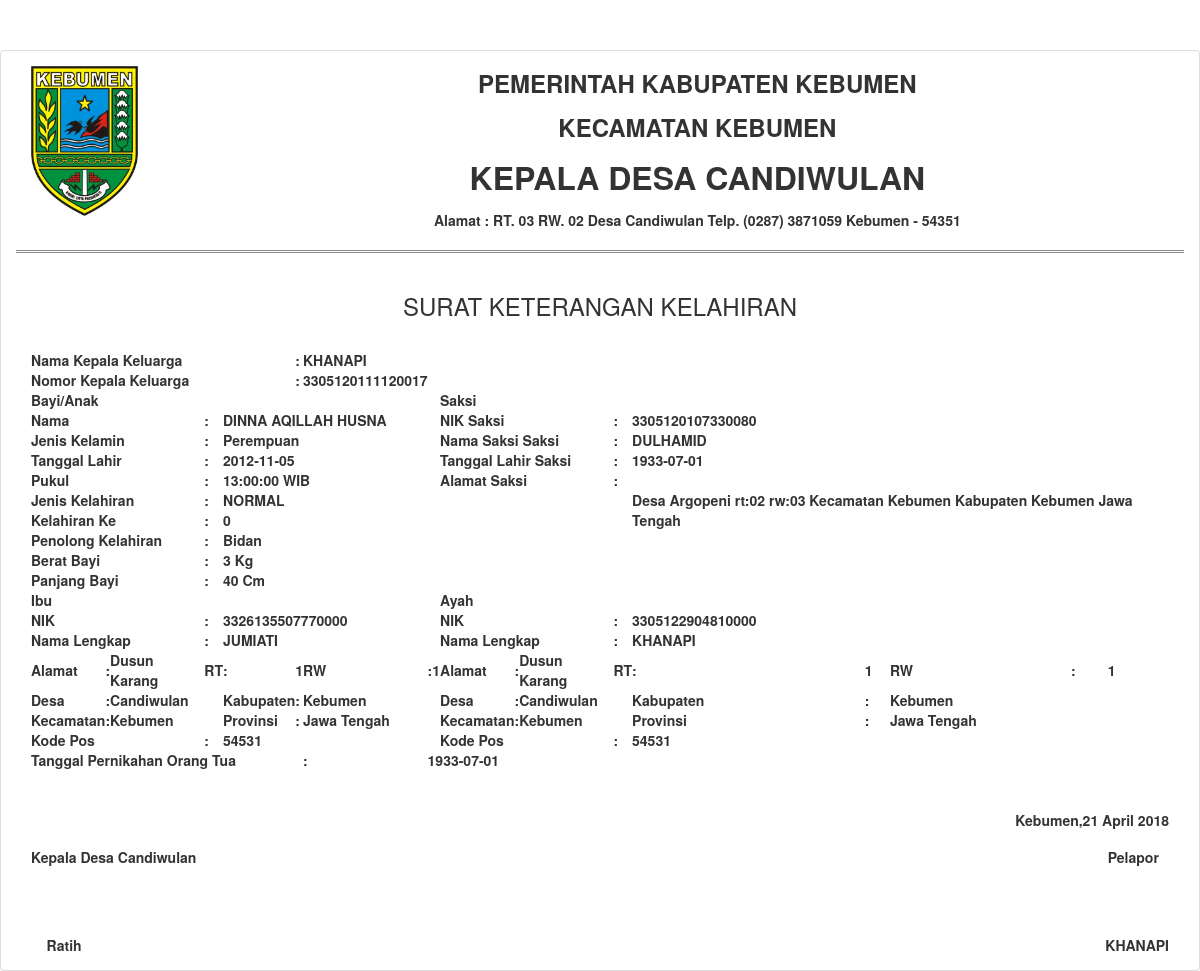
The page /laporan_kelahiran.php?no_id=AA0005 on the database its author committed.
### tables this page shows
CREATE TABLE IF NOT EXISTS `data_penduduk` (
  `no_kk` varchar(100) NOT NULL,
  `nik` varchar(100) NOT NULL,
  `nama_lgkp` varchar(200) NOT NULL,
  `alamat` varchar(50) NOT NULL,
  `rt` int(5) NOT NULL,
  `rw` int(5) NOT NULL,
  `shdk` varchar(50) NOT NULL,
  `tmpt_lhr` varchar(200) NOT NULL,
  `tgl_lhr` date NOT NULL,
  `jk` varchar(50) NOT NULL,
  `gol_darah` varchar(10) NOT NULL,
  `status_kwn` varchar(100) NOT NULL,
  `no_akta_lhr` varchar(100) NOT NULL,
  `no_akta_kwn` varchar(100) NOT NULL,
  `nik_ibu` varchar(100) NOT NULL,
  `nama_lgkp_ibu` varchar(200) NOT NULL,
  `nik_ayah` varchar(100) NOT NULL,
  `nama_lgkp_ayah` varchar(200) NOT NULL,
  `agama` varchar(100) NOT NULL,
  `pendidikan` varchar(100) NOT NULL,
  `pekerjaan` varchar(100) NOT NULL,
  `foto` varchar(500) NOT NULL,
  `no_id` varchar(12) NOT NULL,
  PRIMARY KEY (`nik`)
);

CREATE TABLE IF NOT EXISTS `kelahiran` (
  `id_kelahiran` varchar(65) NOT NULL,
  `pukul` time NOT NULL,
  `jenis_kelahiran` varchar(30) NOT NULL,
  `kelahiran_ke` int(10) NOT NULL,
  `penolong_kelahiran` varchar(30) NOT NULL,
  `berat_bayi` int(10) NOT NULL,
  `panjang_bayi` int(10) NOT NULL,
  `pelapor` varchar(200) NOT NULL,
  `nik_saksi` varchar(100) NOT NULL,
  `nama_saksi` varchar(250) NOT NULL,
  `tgl_lhr_saksi` date NOT NULL,
  `alamat_saksi` varchar(250) NOT NULL,
  `tanggal_pernikahan` date NOT NULL
);

CREATE TABLE IF NOT EXISTS `user` (
  `no` int(200) NOT NULL AUTO_INCREMENT,
  `username` varchar(200) NOT NULL,
  `password` varchar(200) NOT NULL,
  `level` varchar(200) NOT NULL,
  `Valid` varchar(10) NOT NULL,
  PRIMARY KEY (`no`)
);

### laporan_kelahiran.php (the view, shortened to what this page needs)
<!DOCTYPE html>
<html lang="en">
<head>
    <link href="css/bootstrap.min.css" rel="stylesheet">
    <link href="css/modern-business.css" rel="stylesheet">
    <link href="font-awesome/css/font-awesome.min.css" rel="stylesheet" type="text/css">
    <link href="dataTables/dataTables.bootstrap.css" rel="stylesheet" type="text/css">
</head>
<body onload="window.print()">
<div class="panel panel-default">
  <div class="panel-body">
    <div class="row-table-bordered">
              <div class="col-md-2">
              <img src="kebumen.jpg" class="img-responsive pull-left" style="max-height:150px;display:inline">
              </div>
                <font size="5"><b><p class="text-center">PEMERINTAH KABUPATEN KEBUMEN  </p></font>
                <font size="5"><b><p class="text-center">KECAMATAN KEBUMEN</p></font>
                <font size="6"><b><p class="text-center">KEPALA DESA CANDIWULAN</p></font>
                <b><p class="text-center">Alamat : RT. 03 RW. 02 Desa Candiwulan Telp. (0287) 3871059 Kebumen - 54351</p></b>
  <hr class="style2">
<?php
$tgl = date('Y-m-d');
function tgl_ind($tgl){
	$bulan = array (1 => 'Januari', 'Februari', 'Maret', 'April', 'Mei', 'Juni', 'Juli', 'Agustus', 'September', 'Oktober', 'November', 'Desember');
	$split = explode('-', $tgl);
	return $split[2] . ' ' . $bulan[(int)$split[1]] . ' ' . $split[0];
}
?>
<?php
                          $no_id = $_GET['no_id'];
                          $query = "select * from data_penduduk where no_id ='$no_id'";
                          $tampil = mysql_query($query) or die("Gagal dalam menampilkan data");
                          $tampilData = mysql_fetch_array($tampil);
                          $query1 = "select * from kelahiran where id_kelahiran ='$no_id'";
                          $tampil1 = mysql_query($query1) or die("Gagal dalam menampilkan data");
                          $tampilData1 = mysql_fetch_array($tampil1);
                          $query2 = "SELECT * FROM user WHERE level='kades' ";
    					  $tampil2=mysql_query($query2) or die(mysql_error());
    					  $datapen1=mysql_fetch_array($tampil2);
                        ?>
 <div class="jumbroton">
  <div class="col-md-12">
<center><h3>SURAT KETERANGAN KELAHIRAN</h3></center>
<br>
<table>
<tr><td colspan="5">Nama Kepala Keluarga</td><td>:</td><td> <?php echo $tampilData['nama_lgkp_ayah']; ?></td></tr>
<tr><td colspan="5">Nomor Kepala Keluarga</td><td>:</td><td> <?php echo $tampilData['no_kk']; ?></td></tr>
<tr><td colspan="9">Bayi/Anak</td><td colspan="9">Saksi</td></tr>
<tr><td colspan="3">Nama</td><td>:</td><td colspan="5"> <?php echo $tampilData['nama_lgkp']; ?></td>
    <td colspan="3">NIK Saksi</td><td>:</td><td colspan="5"><?php echo $tampilData1['nik_saksi']; ?></td></tr>
<tr><td colspan="3">Jenis Kelamin</td><td>:</td><td colspan="5"> <?php echo $tampilData['jk']; ?></td>
    <td colspan="3">Nama Saksi Saksi</td><td>:</td><td colspan="5"><?php echo $tampilData1['nama_saksi']; ?></td></tr>
<tr><td colspan="3">Tanggal Lahir</td><td>:</td><td colspan="5"> <?php echo $tampilData['tgl_lhr']; ?></td>
    <td colspan="3">Tanggal Lahir Saksi</td><td>:</td><td colspan="5"><?php echo $tampilData1['tgl_lhr_saksi']; ?></td></tr>
<tr><td colspan="3">Pukul</td><td>:</td><td colspan="5"> <?php echo $tampilData1['pukul']; ?> WIB</td>
    <td colspan="3">Alamat Saksi</td><td>:</td><td colspan="5" rowspan="4"><?php echo $tampilData1['alamat_saksi']; ?></td></tr>
<tr><td colspan="3">Jenis Kelahiran</td><td>:</td><td> <?php echo $tampilData1['jenis_kelahiran']; ?></td></tr>
<tr><td colspan="3">Kelahiran Ke</td><td>:</td><td> <?php echo $tampilData1['kelahiran_ke']; ?></td></tr>
<tr><td colspan="3">Penolong Kelahiran</td><td>:</td><td> <?php echo $tampilData1['penolong_kelahiran']; ?></td></tr>
<tr><td colspan="3">Berat Bayi</td><td>:</td><td> <?php echo $tampilData1['berat_bayi']; ?> Kg</td></tr>
<tr><td colspan="3">Panjang Bayi</td><td>:</td><td> <?php echo $tampilData1['panjang_bayi']; ?> Cm</td></tr>
<tr><td colspan="9">Ibu</td><td colspan="9">Ayah</td></tr>
<tr><td colspan="3">NIK</td><td>:</td><td colspan="5"><?php echo $tampilData['nik_ibu']; ?> </td>
    <td colspan="3">NIK</td><td>:</td><td colspan="5"><?php echo $tampilData['nik_ayah']; ?> </td></label></td></tr>
<tr><td colspan="3">Nama Lengkap</td><td>:</td><td colspan="5"><?php echo $tampilData['nama_lgkp_ibu']; ?> </td>
    <td colspan="3">Nama Lengkap</td><td>:</td><td colspan="5"><?php echo $tampilData['nama_lgkp_ayah']; ?> </td></tr>
<tr><td>Alamat</td><td>:</td><td> <?php echo $tampilData['alamat']; ?> </td>
	  <td>RT</td><td>:</td><td> <?php echo $tampilData['rt']; ?> </td>
	  <td>RW</td><td>:</td><td> <?php echo $tampilData['rw']; ?> </td>
    <td>Alamat</td><td>:</td><td> <?php echo $tampilData['alamat']; ?> </td>
    <td>RT</td><td>:</td><td> <?php echo $tampilData['rt']; ?> </td>
    <td>RW</td><td>:</td><td> <?php echo $tampilData['rw']; ?></td>
  </tr>
<tr><td>Desa</td><td>:</td><td colspan="2"> Candiwulan </td><td> Kabupaten</td><td>:</td><td colspan="3"> Kebumen </td>
    <td>Desa</td><td>:</td><td colspan="2"> Candiwulan </td><td> Kabupaten</td><td>:</td><td colspan="3">Kebumen </td></tr>
<tr><td>Kecamatan</td><td>:</td><td colspan="2"> Kebumen </td><td> Provinsi</td><td>:</td><td colspan="3"> Jawa Tengah </td>
    <td>Kecamatan</td><td>:</td><td colspan="2"> Kebumen </td><td> Provinsi</td><td>:</td><td colspan="3"> Jawa Tengah </td></tr>
<tr><td colspan="3">Kode Pos</td><td>:</td><td colspan="5"> 54531 </td>
    <td colspan="3">Kode Pos</td><td>:</td><td colspan="5"> 54531 </td></tr>
<tr><td colspan="6">Tanggal Pernikahan Orang Tua</td><td>:</td><td colspan="5"> <?php echo $tampilData1['tanggal_pernikahan']; ?></td></tr>
</table>
<br><br>
<p align="right">Kebumen,<?php echo tgl_ind($tgl); ?></p>
<div class="btn-group pull-left">
        <h5 align="center"><b>Kepala Desa Candiwulan</b></h5>
       <br>
  <br>
  <br>&nbsp;&nbsp;&nbsp;&nbsp;<b><?php echo $datapen1['username'];?></b>
        </div>
  <div class="btn-group pull-right">
        <h5 align="center"><b>Pelapor</b></h5>
       <br>
  <br>
  <br>&nbsp;&nbsp;<b><?php echo $tampilData1['pelapor']; ?> </b>
        </div>
</div>
</div>
</div>
</div>
</div>
</body>
</html>

### css/modern-business.css (style rules this page uses)
html, body { height: 100%; }
body { padding-top: 50px; }

### laporan_kelahiran.php (style rules this page uses)
hr.style2 { border-top: 3px double #8c8b8b; }

### rows shown on the page
data_penduduk: nama_lgkp_ayah "KHANAPI", no_kk "3305120111120017", nama_lgkp "DINNA AQILLAH HUSNA", jk "Perempuan", tgl_lhr "2012-11-05", nik_ibu "3326135507770000", nik_ayah "3305122904810000", nama_lgkp_ibu "JUMIATI", alamat "Dusun Karang", rt "1", rw "1"
kelahiran: nik_saksi "3305120107330080", nama_saksi "DULHAMID", tgl_lhr_saksi "1933-07-01", pukul "13:00:00", alamat_saksi "Desa Argopeni rt:02 rw:03 Kecamatan Kebumen Kabupaten Kebumen Jawa Tengah", jenis_kelahiran "NORMAL", kelahiran_ke "0", penolong_kelahiran "Bidan", berat_bayi "3", panjang_bayi "40", tanggal_pernikahan "1933-07-01", pelapor "KHANAPI"
user: username "Ratih"
